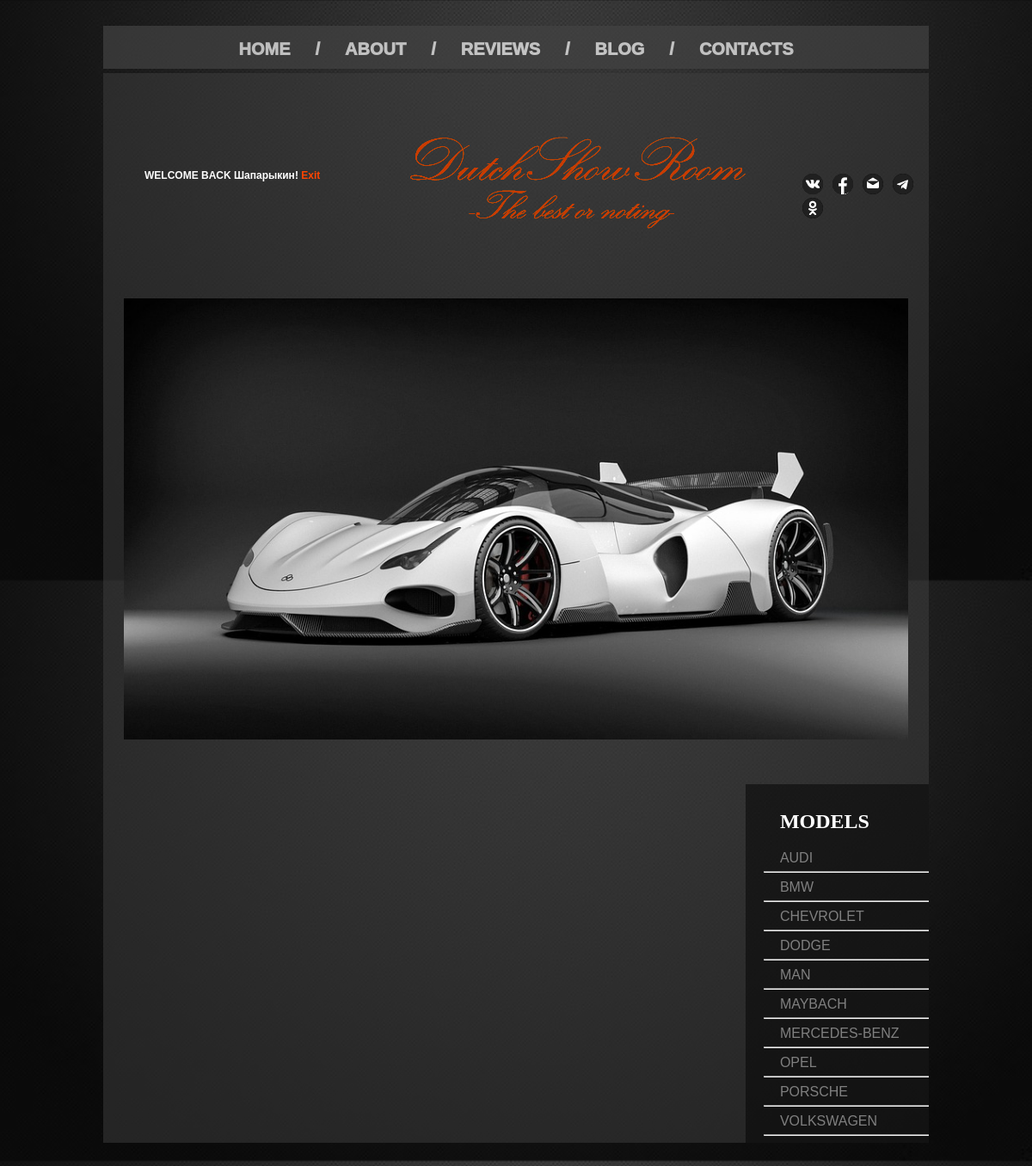
/index.php (signed in), run on the app's committed database.
### tables this page shows
CREATE TABLE IF NOT EXISTS `Model_avto` (
  `id_model` int(11) NOT NULL,
  `model_name` varchar(30) NOT NULL,
  `proizvod` varchar(30) NOT NULL
);

### php/test.php (the view, shortened to what this page needs)
<?
function tabl($link){
	$query = "SELECT * FROM `Model_avto` ORDER by model_name";
	$result = mysqli_query($link, $query)or die("ошибка в запросе "+mysqli_error());
	while ($row = mysqli_fetch_array($result)) {
   	 	echo "<a href='#'>".mb_strtoupper ($row['model_name'])."</p><hr>";
	}
}
function LogIn(){
	if ($_SESSION['logggon'] == 1) {
		echo "<p>WELCOME BACK ".$_SESSION['Fam']."! <a href='php/exit.php'>Exit</a></p>";
	} else{
		echo "<p>HAVE AN ACCOUNT? <a href='signin.php'>SIGN IN</a> OR <a href='signup.php'>SIGN UP</a></p>";
	}
}
?>

### css/main.css (style rules this page uses)
body { background: url(../img/src/bg.jpg); background-attachment: fixed; background-size: 100%; margin:0; padding: 0; }
.model hr { color: gray; width: 70%; margin-top: -10px; padding-left: 15%; }
.model a { text-decoration: none; font-family: arial; padding-left: 40px; color: gray; }
.sig a { text-decoration: none; color: orangered; font-weight: 750; font-family: Arial, Helvetica, sans-serif; }
.sig p { padding-top: 100px; padding-left: 3rem; color: white; font-weight: 5000; font-size: 12px; font-weight: 550; font-family: Arial, Helvetica, sans-serif; }

### data on the page
model_avto: model_name "AUDI"
model_avto: model_name "BMW"
model_avto: model_name "CHEVROLET"
model_avto: model_name "DODGE"
model_avto: model_name "MAN"
model_avto: model_name "MAYBACH"
model_avto: model_name "MERCEDES-BENZ"
model_avto: model_name "OPEL"
model_avto: model_name "PORSCHE"
model_avto: model_name "VOLKSWAGEN"

### other printed values
$_SESSION['Fam'] "Шапарыкин"
